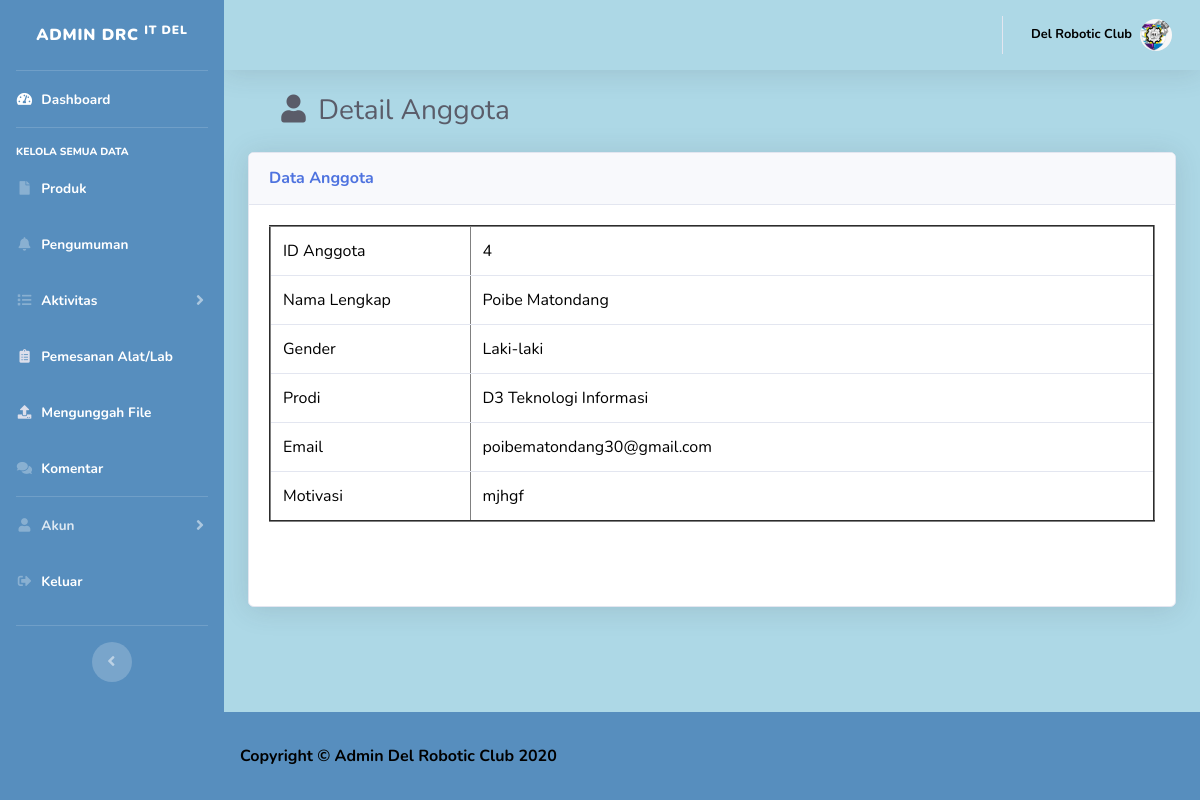
Page /admin/detail_anggota.php?id=4 on the committed database.
### tables this page shows
CREATE TABLE `anggota` (
  `id_anggota` int(10) NOT NULL,
  `nama_lengkap` varchar(50) NOT NULL,
  `gender` varchar(10) NOT NULL,
  `prodi` varchar(35) NOT NULL,
  `email` varchar(50) NOT NULL,
  `motivasi` varchar(500) NOT NULL
);

### admin/detail_anggota.php (the view, shortened to what this page needs)
<!DOCTYPE html>
<html lang="en">
	<head>
		<?php
			include 'commons/header.php';
		?>
	</head>
	<body id="page-top">
		<div id="wrapper">
			<div class="container-fluid">
				<h1 style="color:black" class="h3 mb-2 text-gray-800">&emsp;<span class="fas fa-fw fa-user"></span>&nbsp;Detail Anggota</h1>
				<div class="card shadow mb-4">
					<div class="card-header py-3">
						<h6 class="m-0 font-weight-bold text-primary">Data Anggota</h6>
					</div>
					<div class="card-body">
						<div class="table-responsive">
							<?php
								include 'database/koneksi.php';
							?>
							<?php
								$id_anggota=mysqli_real_escape_string($koneksi, $_GET['id']);
								$det=mysqli_query($koneksi, "select * from anggota where id_anggota='$id_anggota'")or die(mysql_error());
								while($d=mysqli_fetch_array($det)){
									?>
									<table border="2" class="table" style="background:white;color:black;">
										<tr>
											<td style="width:200px;">ID Anggota</td>
											<td><?php echo $d['id_anggota'] ?></td>
										</tr>
										<tr>
											<td>Nama Lengkap</td>
											<td><?php echo $d['nama_lengkap'] ?></td>
										</tr>
										<tr>
											<td>Gender</td>
											<td><?php echo $d['gender'] ?></td>
										</tr>
                                        <tr>
											<td>Prodi</td>
											<td><?php echo $d['prodi'] ?></td>
										</tr>
                                        <tr>
											<td>Email</td>
											<td><?php echo $d['email'] ?></td>
										</tr>
                                        <tr>
											<td>Motivasi</td>
											<td style="text-align:justify;"><?php echo ($d['motivasi']) ?></td>
                                        </tr>
									</table>
							<?php } ?><br><br>
						</div>
					</div>
				</div>
				<a style="color:black;" class="btn" href="data_user.php" class="fas fa-fw fa-arrow-left">
					<span class="fa fa-sign-out-alt" style="margin-left:1400px;">&nbsp;Kembali</span><br><br>
				</a>
			</div>
		</div>
	<?php
	    include 'commons/footer.php'
	?>
</body>
</html>

### rows in the picture
anggota: id_anggota "4", nama_lengkap "Poibe Matondang", gender "Laki-laki", prodi "D3 Teknologi Informasi", email "poibematondang30@gmail.com", motivasi "mjhgf"
